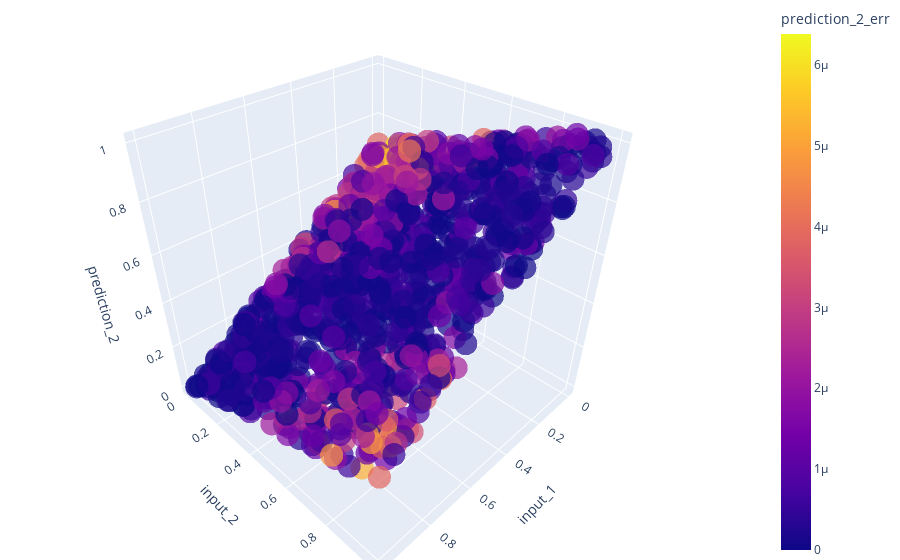

Notebook cell for this chart:
### Code cell
df = px.data.iris()
fig = px.scatter_3d(tr_df_normalized, x='input_1', y='input_2', z='prediction_2',
              color='prediction_2_err', opacity=0.7)

# tight layout
fig.update_layout(margin=dict(l=0, r=0, b=0, t=0))
fig.show()

### Figure 1 — Plotly figure (JSON) as saved in the notebook; plotly's stock layout.template omitted (floating-point values rounded to 4 significant figures; data arrays with more than 128 entries replaced by an {"elided": "..."} marker saying what was removed)
{"data": [{"hovertemplate": "input_1=%{x}<br>input_2=%{y}<br>prediction_2=%{z}<br>prediction_2_err=%{marker.color}<extra></extra>", "legendgroup": "", "marker": {"color": {"elided": "1000 float values"}, "coloraxis": "coloraxis", "opacity": 0.7, "symbol": "circle"}, "mode": "markers", "name": "", "scene": "scene", "showlegend": false, "type": "scatter3d", "x": {"elided": "1000 float values"}, "y": {"elided": "1000 float values"}, "z": {"elided": "1000 float values"}}], "layout": {"coloraxis": {"colorbar": {"title": {"text": "prediction_2_err"}}, "colorscale": [[0, "#0d0887"], [0.1111, "#46039f"], [0.2222, "#7201a8"], [0.3333, "#9c179e"], [0.4444, "#bd3786"], [0.5556, "#d8576b"], [0.6667, "#ed7953"], [0.7778, "#fb9f3a"], [0.8889, "#fdca26"], [1, "#f0f921"]]}, "legend": {"tracegroupgap": 0}, "margin": {"b": 0, "l": 0, "r": 0, "t": 0}, "scene": {"domain": {"x": [0, 1], "y": [0, 1]}, "xaxis": {"title": {"text": "input_1"}}, "yaxis": {"title": {"text": "input_2"}}, "zaxis": {"title": {"text": "prediction_2"}}}}}
